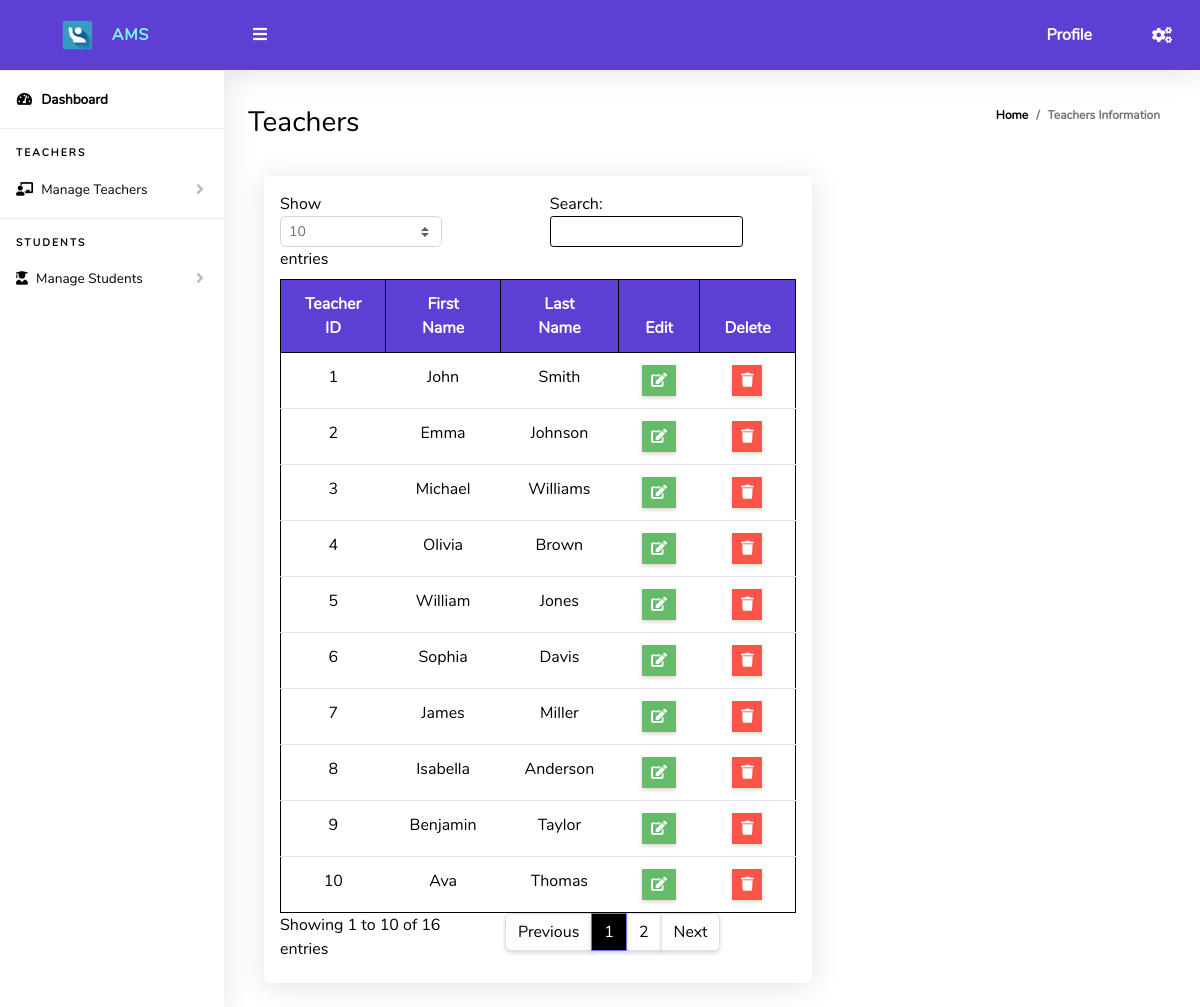
Screenshot of /admin/TeacherInfo.php with the database file from the repository.
### tables this page shows
CREATE TABLE `teacher` (
  `teacher_id` int(11) DEFAULT NULL,
  `fname` varchar(10) DEFAULT NULL,
  `lname` varchar(10) DEFAULT NULL,
  `date_created` datetime DEFAULT current_timestamp(),
  `active` char(1) DEFAULT '1'
);

### admin/TeacherInfo.php (the view, shortened to what this page needs)
<?php
include_once("../dbconnect.php");
?>
<!DOCTYPE html>
<html lang="en">
<head>
  <link href="../vendor/fontawesome-free/css/all.min.css" rel="stylesheet" type="text/css">
  <link href="../vendor/bootstrap/css/bootstrap.css" rel="stylesheet" type="text/css">
  <link href="css/ruang-admin.css" rel="stylesheet">
  <link rel="stylesheet" href="../css/theme.css">
  <link rel="stylesheet" href="../css/loginStyle.css">
</head>
<body id="page-top">
  <div id="wrapper">
      <?php include "Includes/sidebar.php";?>
    <div id="content-wrapper" class="d-flex flex-column">
      <div id="content">
       <?php include "Includes/topbar.php";?>
        <div class="container-fluid" id="container-wrapper">
          <div class="d-sm-flex align-items-center justify-content-between mb-4">
            <h1 class="h3 mb-0" style="color: var(--textColor);">Teachers</h1>
            <ol class="breadcrumb">
               <li class="breadcrumb-item"><a href="./">Home</a></li>
              <li class="breadcrumb-item active" aria-current="page">Teachers Information</li>
            </ol>
          </div>
          <div class="row">
                 <div class="row ml-3">
              <div class="col-lg-12">
              <div class="card mb-4">
                <div class="table-responsive p-3">
                  <table class="table align-items-center table-flush table-hover" id="myTable">
                    <thead class="thead-light">
                      <tr>
                        <th>Teacher ID</th>
                        <th>First Name</th>
                        <th>Last Name</th>
                        <th>Edit</th>
                        <th>Delete</th>
                      </tr>
                    </thead>
                    <tbody>
                  <?php
                      $query="SELECT * FROM teacher where active=1";
                      $result=mysqli_query($conn,$query);
                        while ($rows = mysqli_fetch_assoc($result))
                          {
                            echo"
                              <tr>
                              <td>".$rows['teacher_id']."</td>
                                <td>".$rows['fname']."</td>
                                <td>".$rows['lname']."</td>
                                <td><a href='updateTeacher.php?id=$rows[teacher_id] & fname=$rows[fname] & lname=$rows[lname]'><button class='btn  none btn-success btn-sm rounded-0' type='button' data-toggle='tooltip' data-placement='top' title='Edit'><i class='fa fa-edit'></i></button></a>
                                </td>
                                <td>
                                <form method='post' onsubmit='return del();'>
                                <input type='hidden' name='delete' value=".$rows['teacher_id'].">
                                <button name='delete_button'  class='btn none btn-danger btn-sm rounded-0' type='submit' data-toggle='tooltip' data-placement='top' title='Delete'><i class='fa fa-trash'></i></button>
                                </form>
                                </td>
                              </tr>";
                          }
                      ?>
                    </tbody>
                  </table>
                </div>
              </div>
            </div>
            </div>
          </div>
        </div>
      </div>
    </div>
  </div>
</body>
</html>

### admin/css/ruang-admin.css (style rules this page uses)
html { position: relative; min-height: 100%; font-family: 'Nunito'; }
body { height: 100%; }
#wrapper { display: -webkit-box; display: -ms-flexbox; display: flex; }
#wrapper #content-wrapper { background-color: var(--contentColor); width: 100%; overflow-x: hidden; }
#wrapper #content-wrapper #content { -webkit-box-flex: 1; -ms-flex: 1 0 auto; flex: 1 0 auto; }
.container, .container-fluid, .container-login { padding-left: 1.5rem; padding-right: 1.5rem; }
.breadcrumb { background-color: transparent; font-size: 12px; font-weight: bold; }
.table-flush td, .table-flush th { border-right: 0; border-left: 0; }
.table-flush tbody tr:first-child td, .table-flush tbody tr:first-child th { border-top: 0; }
.table-flush tbody tr:last-child td, .table-flush tbody tr:last-child th { border-bottom: 0; }
.card .table { margin-bottom: 0; }
.card .table td, .card .table th { padding-right: 1.5rem; padding-left: 1.5rem; }
.card { -webkit-box-shadow: 0 0.15rem 1.75rem 0 rgba(58, 59, 69, 0.15) !important; box-shadow: 0 0.15rem 1.75rem 0 rgba(58, 59, 69, 0.15) !important; }

### css/theme.css (style rules this page uses)
body { animation: light-theme 0.8s ease backwards; }
:root { --homePageBG: linear-gradient(180deg, rgba(125,0,255,1) 0%, rgba(0,2,73,1) 100%); --primaryColor: rgb(93, 63, 211); --secondaryColor: rgb(125, 249, 255); --textColor: black; --iconColor: rgb(93, 63, 211); --sidebarColor: white; --cardColor: white; --hoverColor: white; --dropDownColor: white; --contentColor: white; --tableHeaderColor: rgb(93, 63, 211); --btnColor: rgb(93, 63, 211); --mobLogInNavBarColor: rgb(131, 100, 255); --mobLogInFormBG: rgb(61, 33, 174); --yesBGColor: rgb(93, 63, 211); --noBGColor: red; --borderColor: none; }

### css/loginStyle.css (style rules this page uses)
* { margin: 0; padding: 0; box-sizing: border-box; }
html { scroll-behavior: smooth; }
body { background: var(--homePageBG); color: var(--textColor); }

### rows the page displays
teacher: teacher_id "1", fname "John", lname "Smith"
teacher: teacher_id "2", fname "Emma", lname "Johnson"
teacher: teacher_id "3", fname "Michael", lname "Williams"
teacher: teacher_id "4", fname "Olivia", lname "Brown"
teacher: teacher_id "5", fname "William", lname "Jones"
teacher: teacher_id "6", fname "Sophia", lname "Davis"
teacher: teacher_id "7", fname "James", lname "Miller"
teacher: teacher_id "8", fname "Isabella", lname "Anderson"
teacher: teacher_id "9", fname "Benjamin", lname "Taylor"
teacher: teacher_id "10", fname "Ava", lname "Thomas"
